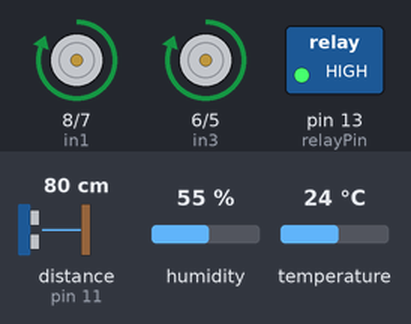
This sketch was run on a simulated Arduino Uno, built with avr-gcc and run on an emulated ATmega328P. Parts: motor-driver pin pairs drawn as motors (green arrow = first pin HIGH = forward, orange = second pin HIGH = backward, longer = more drive, scaled by the enable pin), switched loads named in the sketch (green lamp = pin HIGH). Wiring (inferred from the names in the program): ultrasonic range finder: trigger pin 12; echo pin 11. Inputs (shaded band) come from the test bench; at power-on: distance to the obstacle (sensor on pin 11) 80 cm, humidity 55 %, temperature 24 °C. The echo pulse lasts 58.3 µs per cm; pins used as bus, display or sensor lines are not drawn; what the sketch prints to the serial monitor is not drawn.

Above: at 1.2 s.
1.3 s: distance to the obstacle (sensor on pin 11) set to 18 cm
3.5 s: distance to the obstacle (sensor on pin 11) set to 14 cm
At 3.9 s:
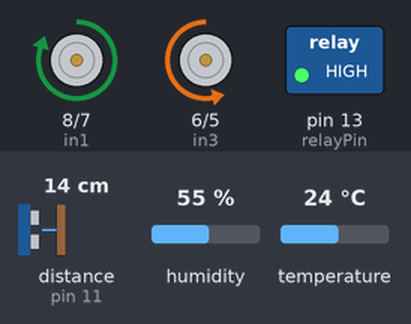
7.0 s: humidity set to 51 %
10.5 s: humidity set to 48 %
At 11.0 s:
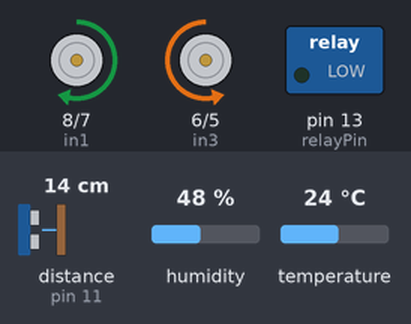
14.0 s: distance to the obstacle (sensor on pin 11) set to 35 cm
At 15.4 s:
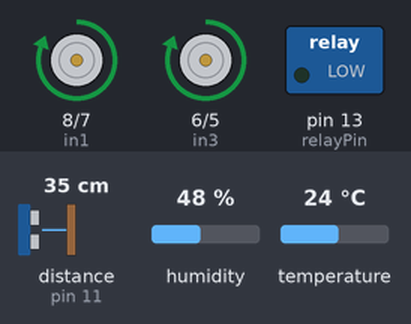
16.5 s: distance to the obstacle (sensor on pin 11) set to 2 cm
At 16.9 s:
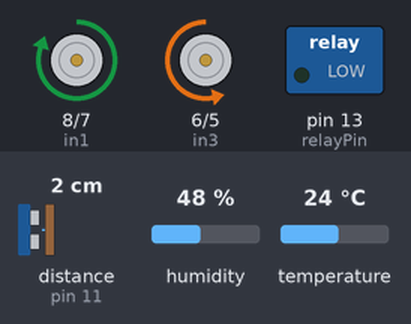
Timing chart, 0 to 20.6 s (numbered marks = the images above; inputs shaded):
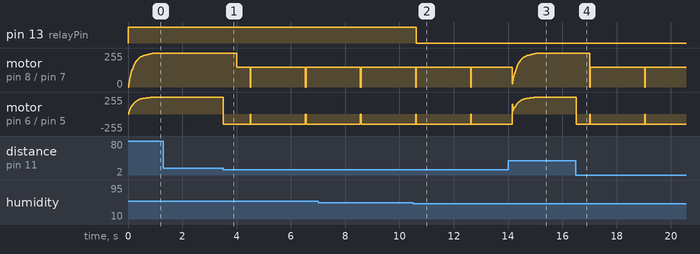

Measured:
- the behaviour switches between 16 and 15 cm on distance to the obstacle (sensor on pin 11) (found by bisection; images 0 and 1)
- the behaviour switches between 50 and 49 % on humidity (found by bisection; images 1 and 2)
- after the input at 1.3 s, every drawn part: stays the same
- after the input at 3.5 s, motor on pin 8 (in1) / pin 7 (in2): forward 255/255 → forward 254/255 at once, → forward 150/255 0.50 s later; motor on pin 6 (in3) / pin 5 (in4): forward 255/255 → backward 150/255 at once
- after the input at 10.5 s, pin 13 (relayPin): HIGH → LOW after 0.12 s
- after the input at 16.5 s, motor on pin 8 (in1) / pin 7 (in2): forward 255/255 → forward 254/255 at once, → forward 150/255 0.50 s later; motor on pin 6 (in3) / pin 5 (in4): forward 255/255 → backward 150/255 at once

The sketch:

arduino_offline.ino
```cpp
#include "DHT.h" // DHTセンサーライブラリをインクルード

// --- ピン設定 ---
const int enA = 9;
const int in1 = 8;
const int in2 = 7;
const int enB = 3;
const int in3 = 6;
const int in4 = 5;
const int trigPin = 12;
const int echoPin = 11;
const int dhtPin = 2;       // DHT11センサーを接続したピン
const int relayPin = 13;    // リレーを接続したピン

// --- DHTセンサーのセットアップ ---
#define DHTTYPE DHT11   // 使用するセンサーのタイプをDHT11に指定
DHT dht(dhtPin, DHTTYPE); // DHTオブジェクトを作成

// --- 制御用定数 ---
const int OBSTACLE_DISTANCE = 15;
const int ACCEL_INTERVAL = 20;
const int ACCEL_FACTOR = 10;
const int TURN_SPEED = 150;
const int TURN_DURATION = 500;

// --- 状態を管理する変数 ---
int currentSpeed = 0;
unsigned long lastUpdateTime = 0;
unsigned long lastSensorReadTime = 0;

void setup() {
  // ピンモード設定
  pinMode(enA, OUTPUT);
  pinMode(in1, OUTPUT);
  pinMode(in2, OUTPUT);
  pinMode(enB, OUTPUT);
  pinMode(in3, OUTPUT);
  pinMode(in4, OUTPUT);
  pinMode(trigPin, OUTPUT);
  pinMode(echoPin, INPUT);
  pinMode(relayPin, OUTPUT);      // リレーピンを出力に設定
  digitalWrite(relayPin, HIGH);   // リレーを初期状態でOFFにしておく

  Serial.begin(9600);
  dht.begin(); // DHTセンサーを開始
}

void loop() {
  // 2秒ごとに湿度センサーの値を読み取って表示
  if (millis() - lastSensorReadTime > 2000) {
    lastSensorReadTime = millis();

    float h = dht.readHumidity();

    if (!isnan(h)) {
      Serial.print("湿度: ");
      Serial.print(h);
      Serial.println(" %");

      // 湿度の値に応じてリレーを制御
      if (h < 50.0) {
        // 湿度が50%未満ならリレーをONにする
        digitalWrite(relayPin, LOW);
        Serial.println(" -> リレーON");
      } else {
        // 湿度が50%以上ならリレーをOFFにする
        digitalWrite(relayPin, HIGH);
        Serial.println(" -> リレーOFF");
      }
    } else {
      Serial.println("センサーの読み取りに失敗しました");
    }
  }

  // --- 以下、既存のモーター制御コード (変更なし) ---

  long distance = measureDistance();

  if (distance > 0 && distance < OBSTACLE_DISTANCE) {
    pivotTurn();
    stopMotors();
    currentSpeed = 0;
  } else {
    accelerateMotors();
  }
}

// --- モーターを滑らかに加速させる関数 ---
void accelerateMotors() {
  unsigned long currentTime = millis();
  if (currentTime - lastUpdateTime >= ACCEL_INTERVAL) {
    lastUpdateTime = currentTime;
    if (currentSpeed < 255) {
      int speedIncrease = max(1, (255 - currentSpeed) / ACCEL_FACTOR);
      currentSpeed += speedIncrease;
      if (currentSpeed > 255) {
        currentSpeed = 255;
      }
    }
  }
  setMotorSpeed(currentSpeed, true);
}

// --- モーターを緊急停止させる関数 ---
void stopMotors() {
  setMotorSpeed(0, true);
}

// --- その場で旋回（ピボットターン）する関数 ---
void pivotTurn() {
  setMotorA(TURN_SPEED, true);
  setMotorB(TURN_SPEED, false);
  delay(TURN_DURATION);
}

// --- 左右のモーターに速度と方向を一度に設定する関数 ---
void setMotorSpeed(int speed, bool forward) {
  setMotorA(speed, forward);
  setMotorB(speed, forward);
}

// --- ヘルパー関数 (変更なし) ---

long measureDistance() {
  digitalWrite(trigPin, LOW);
  delayMicroseconds(2);
  digitalWrite(trigPin, HIGH);
  delayMicroseconds(10);
  digitalWrite(trigPin, LOW);
  long duration = pulseIn(echoPin, HIGH, 30000L);
  if (duration == 0) return -1;
  return duration * 0.034 / 2;
}

void setMotorA(int speed, bool forward) {
  if (forward) {
    digitalWrite(in1, HIGH);
    digitalWrite(in2, LOW);
  } else {
    digitalWrite(in1, LOW);
    digitalWrite(in2, HIGH);
  }
  analogWrite(enA, speed);
}

void setMotorB(int speed, bool forward) {
  if (forward) {
    digitalWrite(in3, HIGH);
    digitalWrite(in4, LOW);
  } else {
    digitalWrite(in3, LOW);
    digitalWrite(in4, HIGH);
  }
  analogWrite(enB, speed);
}
```
